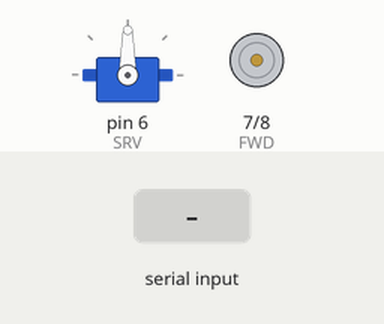
A sketch run on a simulated Arduino Uno, built with avr-gcc and run on an emulated ATmega328P. Parts: servo, motor-driver pin pairs drawn as motors (green arrow = first pin HIGH = forward, orange = second pin HIGH = backward, longer = more drive, scaled by the enable pin). Inputs (shaded band) come from the test bench.

Above: at 1.2 s.
1.3 s: "A,45\n" received over Serial
At 2.1 s:
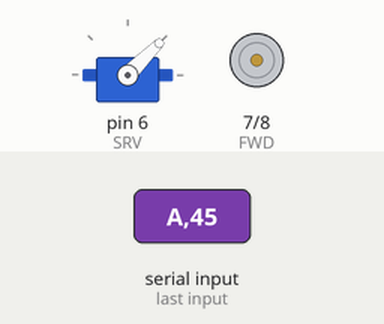
4.3 s: "G90\n" received over Serial
7.3 s: "T90\n" received over Serial
10.3 s: "T,45\n" received over Serial
13.3 s: "A" received over Serial
At 15.4 s:
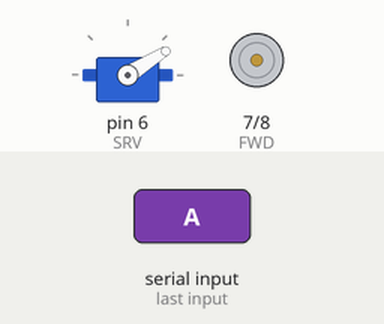
15.8 s: "G,45\n" received over Serial
At 18.3 s:
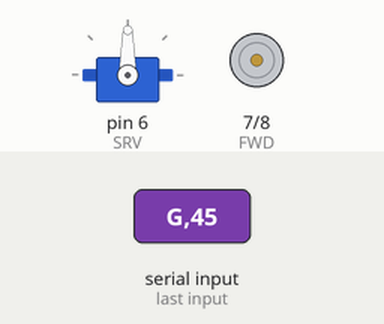
Timing chart, 0 to 19.8 s (numbered marks = the images above; inputs shaded):
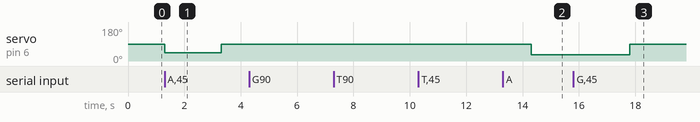

Measured:
- after the input at 1.3 s, servo on pin 6 (SRV): 90° → 45° at once, → 90° 2.0 s later
- after the input at 13.3 s, servo on pin 6 (SRV): 90° → 32° after 1.0 s
- after the input at 15.8 s, servo on pin 6 (SRV): 32° → 90° after 2.0 s instead of 0.50 s

The sketch:

Car.ino
```cpp
#include <Servo.h>

const unsigned int FWD = 7;
const unsigned int BWD = 8;
const unsigned int SRV = 6;
const unsigned int EN = 9;

const int MIN_THROTTLE = 10;

Servo myservo;

bool bFirstRead; // This indicates that data was received at least once.
int iLastTransmission; // Checkpoint to indicate when we last received data.

void setup()
{
  pinMode(FWD, OUTPUT);
  pinMode(BWD, OUTPUT);

  Serial.begin(9600);  // Initialize serial:
  myservo.attach(SRV);

  digitalWrite( FWD, LOW );
  digitalWrite( BWD, LOW );
  analogWrite( EN, LOW );
  myservo.write(90);

  bFirstRead = false;
  iLastTransmission = 0;
}

void loop()
{
  if( Serial.available() > 0 )
  {
    bFirstRead = true;
    char cReading = Serial.read();

    switch(cReading)
    {
      case 'A':
      {
        int iAngle = Serial.parseInt();
        iAngle = constrain(iAngle, 32, 160); // Steering servo supported range.
        myservo.write(iAngle);
        break;
      }
      case 'G':
      {
        bool bGear = ( bool )Serial.parseInt();
        if( bGear )
        {
          digitalWrite( BWD, LOW );
          digitalWrite( FWD, HIGH );
        }
        else
        {
          digitalWrite( FWD, LOW );
          digitalWrite( BWD, HIGH );
        }
        break;
      }
      case 'T':
      {
        int iThrottle = Serial.parseInt();
        if( iThrottle > 0 )
        {
          iThrottle = iThrottle * ( 255 - MIN_THROTTLE ) / 254 + MIN_THROTTLE;
        }
        analogWrite( EN, iThrottle );
        break;
      }
      default:
      {
        // Not a valid command. Ignore.
        break;
      }
    }

    // Data received. Reset checkpoint.
    iLastTransmission = millis();
  }

  int passedTime = millis() - iLastTransmission;
  if( bFirstRead && passedTime > 2000 )
  {
    // More than 2 seconds have passed since the last transmission.
    // Assume connection was lost.
    digitalWrite( FWD, LOW );
    digitalWrite( BWD, LOW );
    analogWrite( EN, LOW );
    myservo.write(90);
    bFirstRead = false;
  }
}
```
